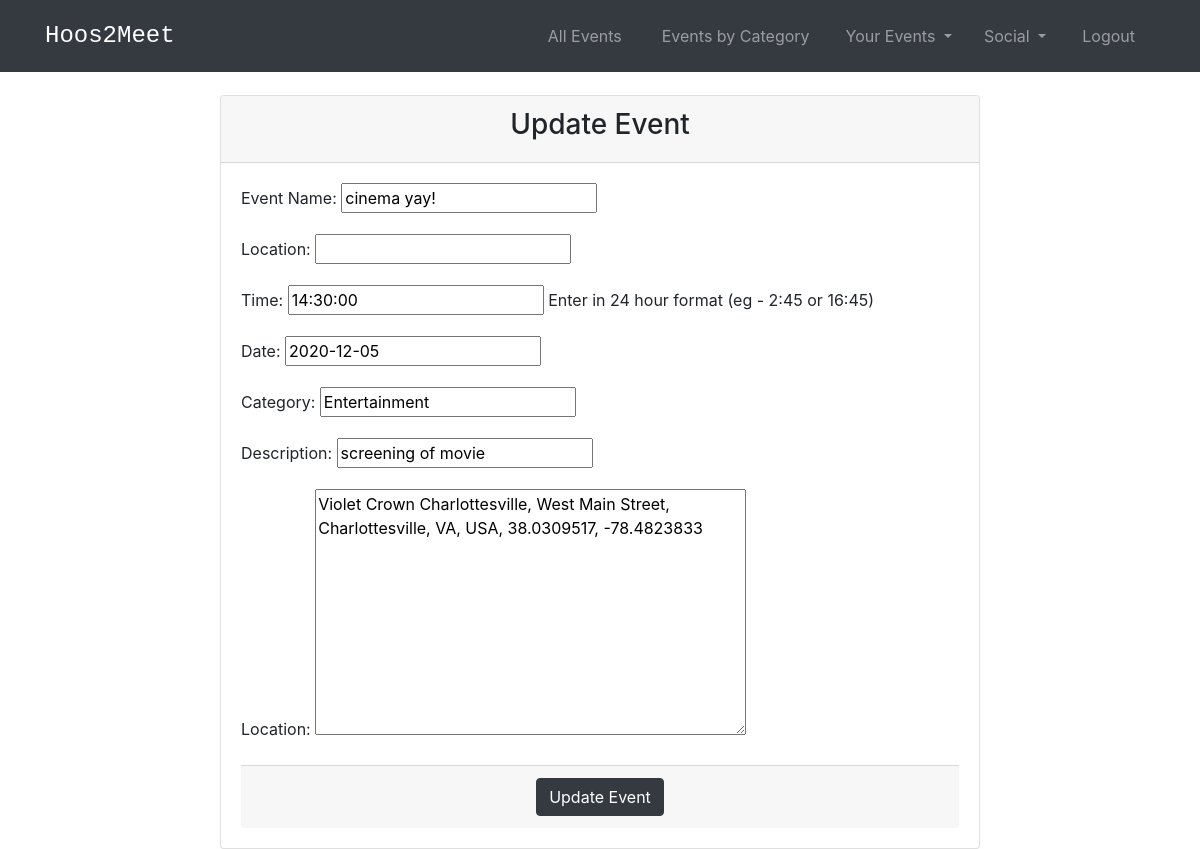
The page /events/update/4/ (signed in) on the database its author committed.
### events/models.py (models this page shows, shortened)
class Event(models.Model):
    title_text = models.CharField("Event Name", max_length=255)
    location_text = models.CharField("Location", max_length=100)
    date = models.DateField(default=datetime.date.today)
    time = models.TimeField(default = '14:30',help_text="Enter in 24 hour format (eg - 2:45 or 16:45)")
    category_text = models.CharField("Category", max_length=255,default = 'Uncategorized')
    description_text = models.CharField("Description", max_length=200)
    organizer = models.ForeignKey(User, default = 1, on_delete=models.CASCADE,related_name='organizer')
    location=PlacesField()
    rsvps = models.ManyToManyField(User, related_name='rsvps') #blank=True )
    """"
    def get_absolute_url(self):
        return reverse('events:detail', kwargs={'pk': self.pk})
    """

### events/views.py (the view, shortened to what this page needs)
# urls.py: path('update/<int:pk>/', views.UpdateView.as_view(), name='update_event'),
class UpdateView(generic.UpdateView):
    model = Event
    template_name = 'events/update_event.html'
    fields = ['title_text', 'location_text','time', 'date', 'category_text','description_text' , 'location']

### events/templates/events/update_event.html (shortened to what this page needs)
<!DOCTYPE html>
<html lang="en">
<head>
    {% extends 'base.html' %}
    {% load socialaccount %}
{% block content %}
{% if user.is_authenticated %}
    <form action="{% url 'events:update_event' event.id%}"method="post">
      <div class="container">
        <div class="card">
          <div class="card-header">
            <h3 class="text-center login-title">Update Event</h3>
          </div>
           <div class="card-body">
            {{ form.as_p }}
          <div class="card-footer">
            <div class = "d-flex justify-content-center links">
              <a action= "{% url 'events:post_event' %}">
               <button type="submit" class="btn btn-dark" >Update Event</button>
              </a>
            </div>
          </div>
        </div>
      </div>
    </form>
{% endif %}
{% endblock %}

### templates/base.html (style rules this page uses)
body { padding-top: 70px; }

### rows shown on the page
Event: title_text "cinema yay!", time "14:30:00", date "2020-12-05", category_text "Entertainment", description_text "screening of movie", location "Violet Crown Charlottesville, West Main Street, Charlottesville, VA, USA, 38.0309517, -78.4823833"
